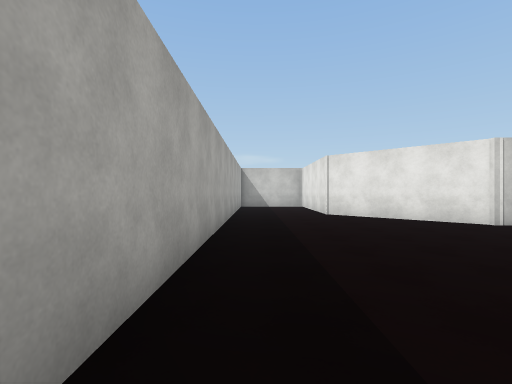
view 1 (above)

24 first-person views from a walk through a Unity game level. The camera is 1.5 m above the floor, looks level and sees 85° across. The floor is counted in squares, 2 m on a side. Each view is taken from the middle of a square. On the plan, view 1 faces up. The plan holds only what a view shows up to about 10 squares ahead; the rest is blank. The place goes on beyond the plan. Some animated figures are not drawn. Door leaves are left out, so doorways stand open. Surface patterns are stand-ins for the level's own textures.

view 2
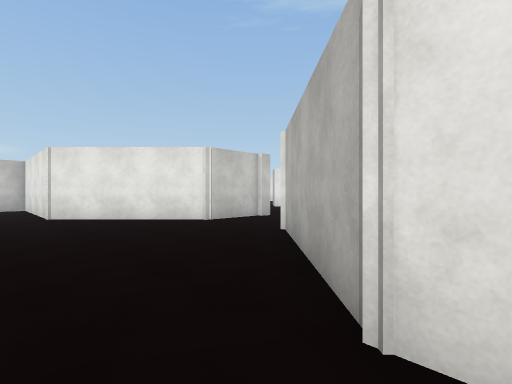

view 3
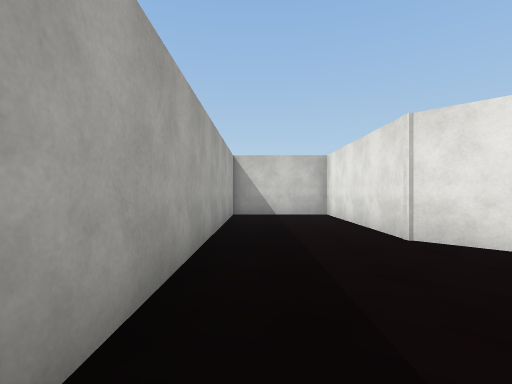

view 4
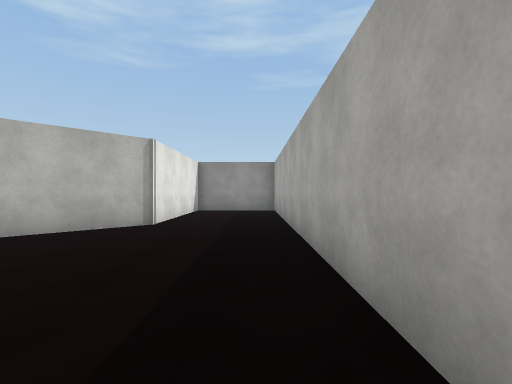

view 5
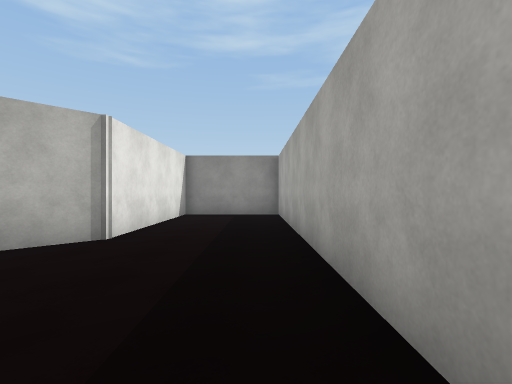

view 6
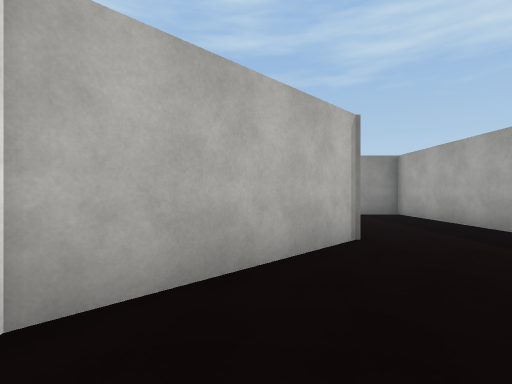

view 7
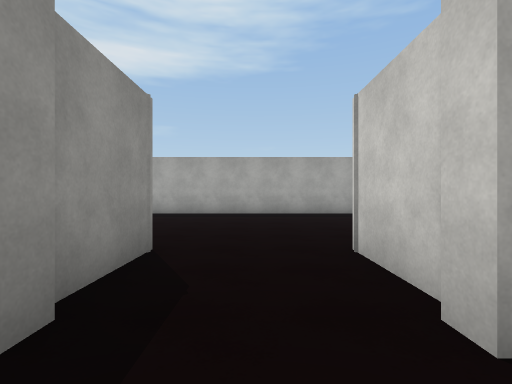

view 8
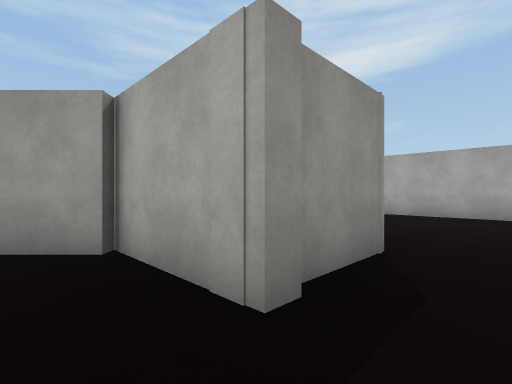

view 9
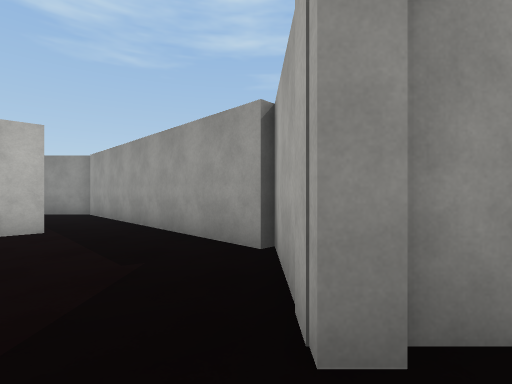

view 10
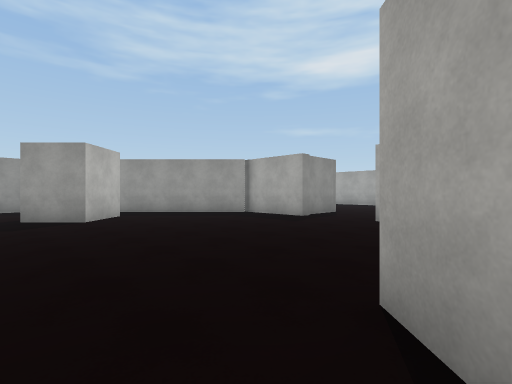

view 11
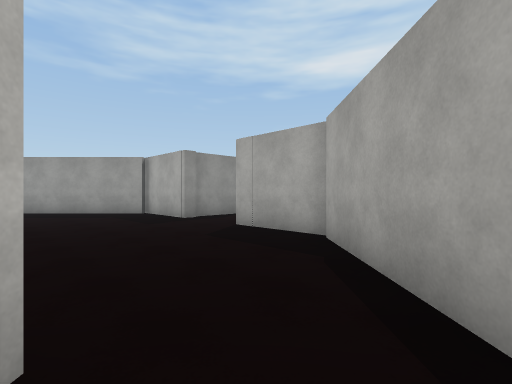

view 12
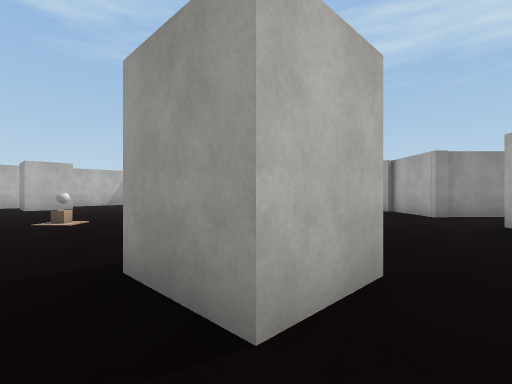

view 13
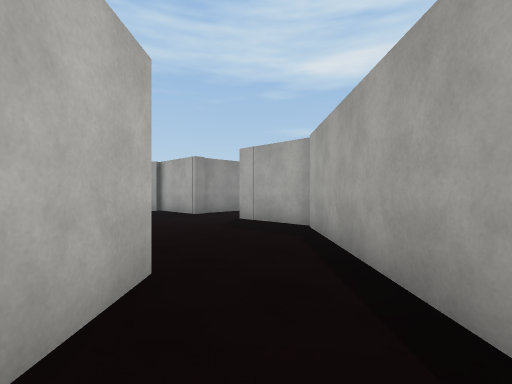

view 14
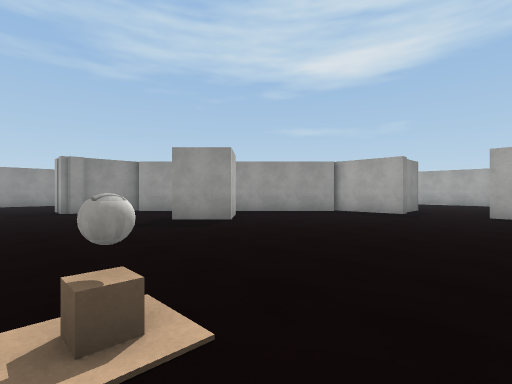

view 15
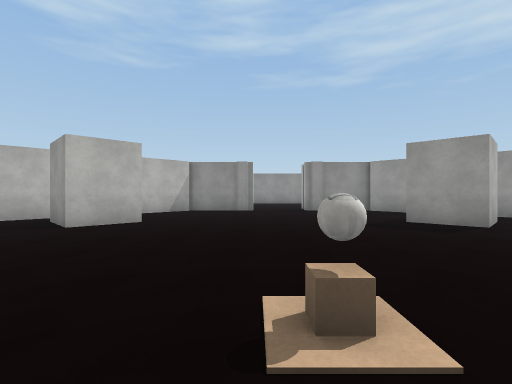

view 16
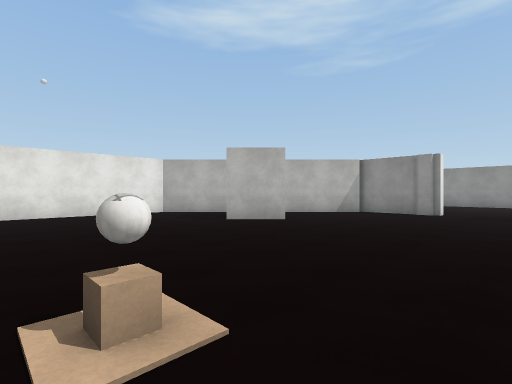

view 17
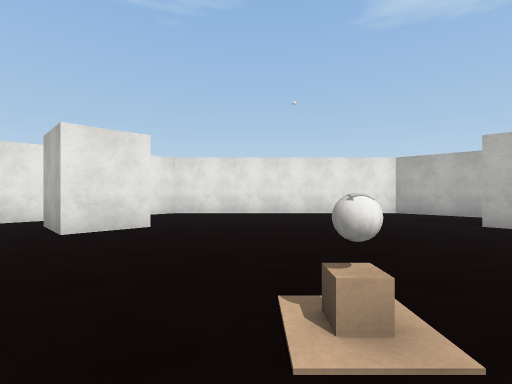

view 18
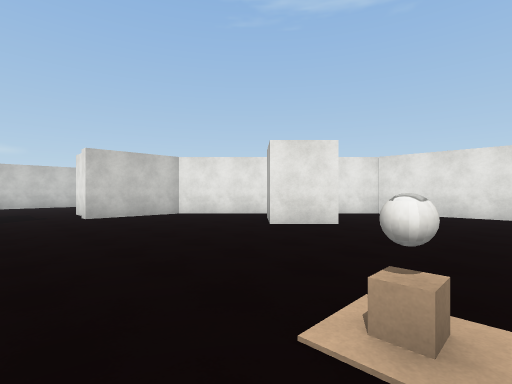

view 19
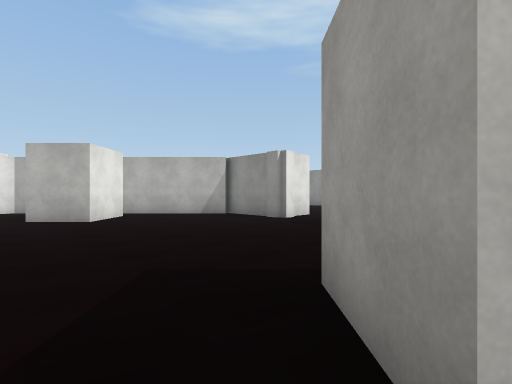

view 20
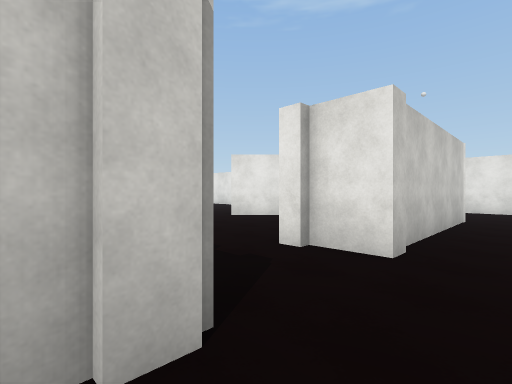

view 21
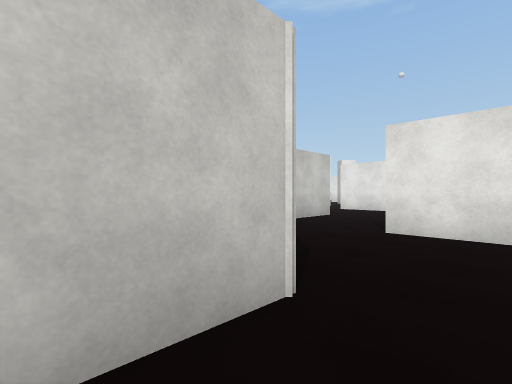

view 22
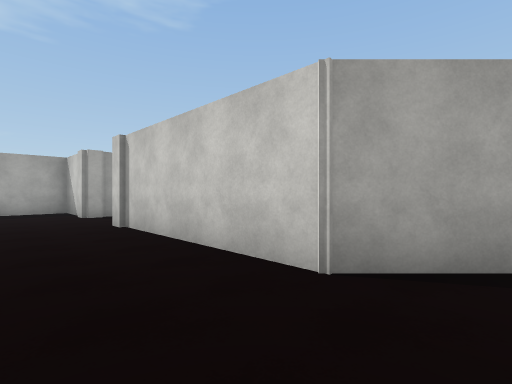

view 23
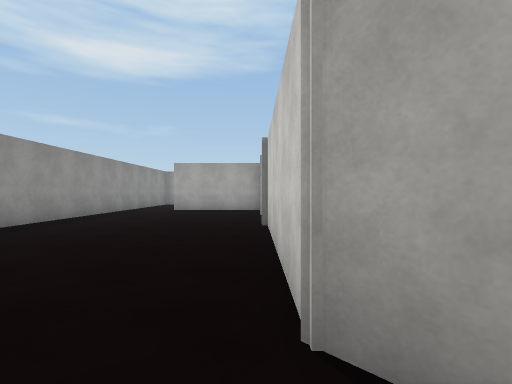

view 24
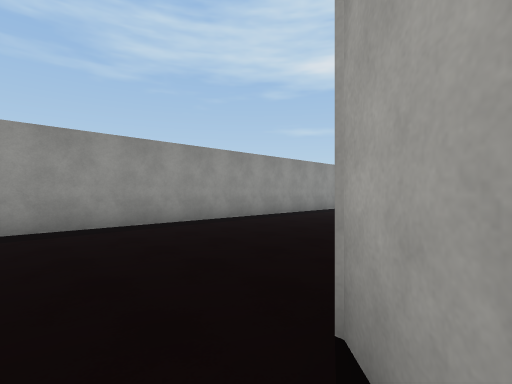

### Floor plan
Points are (right, up) in squares from view 1. A wall is a line through its corners. A room is listed if a view was taken in it or the views show most of it. See-through windows are left out.
Room 1 (views 1, 2, 3, 4, 5, 6)
walls: (5.5, 6.3) (2.4, 9.4) (2.4, 14.3) (-0.8, 14.3); (-0.8, 14) (-0.8, -4.4) (2.4, -4.4) (2.4, 0.5) (5.5, 3.6)
ways out: opening at (5.5, 5.5) to room 2
Room 2 (views 7, 8, 9, 10, 11, 12, 13, 14, 15, 16, 17, 18, 19, 20, 21, 22, 23, 24)
walls: (22.1, -1.2) (20.9, 0) (22, 1.1) (23.2, -0.1); (18.1, -4.8) (18.1, -4.4) (20.9, -4.4); (20.6, -4.2) (25.9, 1) (25.9, 8.9) (24.9, 9.9); (11.8, -0.1) (13.1, 1.1) (14.3, 0); (15.9, -5.2) (15.9, -5.7) (13.3, -5.7) (13.3, -7.5); (13.5, -4.4) (16, -4.4); (22, 8.2) (20.9, 9.4) (22.1, 10.6); (24.9, -4.5) (23.6, -5.7) (18.3, -5.7) (18.3, -4.8); (13.8, 9) (13, 8.2); (7.9, 1.4) (13.4, -4.1); (11.8, 9.4) (13, 10.6) (14.3, 9.4); (7.2, 3.8) (7.7, 3.8) (7.7, 1.1); (23.3, 11.5) (21, 13.8) (18.1, 13.8); (7.4, 6.3) (5.5, 6.3); (27.3, -6.9) (27.3, -5); (30.3, -2.2) (28.4, -2.2); (7.7, 8.5) (7.7, 6.1) (7.2, 6.1); (15, -11.4) (24.8, -11.4); (5.5, 3.6) (7.4, 3.6); (11.4, 12) (7.9, 8.6)
ways out: opening at (5.5, 5.5) to room 1; opening at (17.5, 14.5)
objects: other object (18, 5)

Where each view was taken, in squares from view 1:
view 1: 0 up, 0 right, facing up
view 2: 0 up, 1 right, facing up-right
view 3: 5 up, 0 right, facing up
view 4: 7 up, 0 right, facing down
view 5: 5 up, 0 right, facing down
view 6: 5 up, 4 right, facing down
view 7: 5 up, 9 right, facing left
view 8: 5 up, 9 right, facing down-left
view 9: 5 up, 8 right, facing down
view 10: 9 up, 15 right, facing down-left
view 11: 11 up, 12 right, facing down-left
view 12: 12 up, 13 right, facing down
view 13: 12 up, 13 right, facing down-left
view 14: 7 up, 18 right, facing down-left
view 15: 7 up, 18 right, facing down
view 16: 6 up, 16 right, facing down-right
view 17: 6 up, 16 right, facing right
view 18: 5 up, 16 right, facing up-right
view 19: 2 up, 13 right, facing down-right
view 20: 7 down, 15 right, facing up-right
view 21: 7 down, 22 right, facing up-right
view 22: 8 down, 25 right, facing up-left
view 23: 6 down, 25 right, facing left
view 24: 5 down, 25 right, facing down-left
